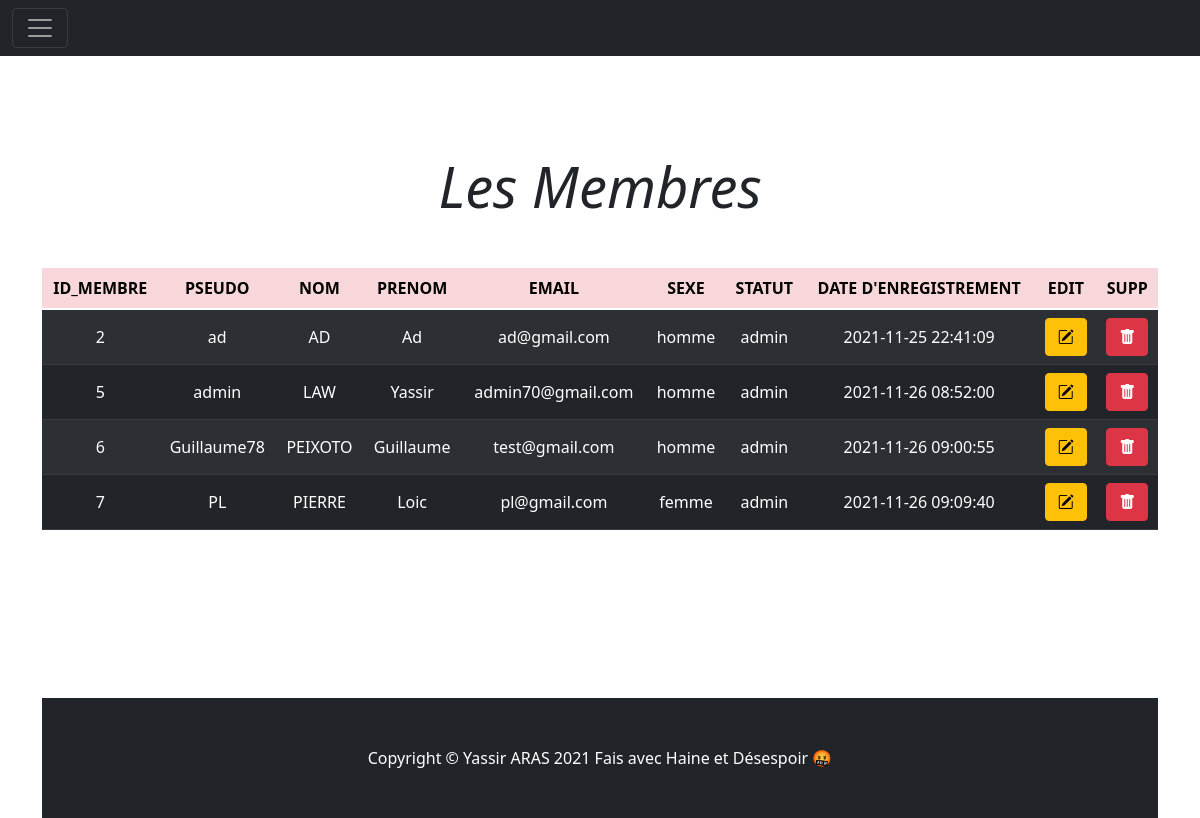
Page /admin/gestion_membres.php on the committed database.
### tables this page shows
CREATE TABLE `membre` (
  `id_membre` int(3) NOT NULL,
  `pseudo` varchar(20) NOT NULL,
  `password` varchar(60) NOT NULL,
  `nom` varchar(20) NOT NULL,
  `prenom` varchar(20) NOT NULL,
  `email` varchar(50) NOT NULL,
  `sexe` enum('homme','femme') NOT NULL,
  `statut` enum('admin','user') NOT NULL,
  `date_enregistrement` datetime NOT NULL
);

### admin/gestion_membres.php (the view, shortened to what this page needs)
<?php
require_once '../inc/init.inc.php';
require_once '../admin.inc/nav.admin.inc.php';
$all = $bdd->query("SELECT * FROM membre");
$allin = $all->fetchAll(PDO::FETCH_ASSOC);
?>
<br><br><br>
<div class="container">
    <h1 class="display-4 fst-italic text-center my-5">Les Membres</h1>
    <table class="mx-auto table table-dark table-striped text-center align-middle mb-5 my-5">
        <thead>
            <tr class="table-danger">
                <?php foreach($allin[0] as $key => $value): ?>
                <?php if($key != 'password'): ?>
                    <?php if($key == 'date_enregistrement'): ?>
                        <th><?php $date = str_replace('_', ' d\'', $key); echo strtoupper($date) ; ?></th>
                    <?php else: ?>
                        <th><?= strtoupper($key); ?></th>
                    <?php endif; ?>
                <?php endif; ?>
                <?php endforeach; ?>
                <th>EDIT</th>
                <th>SUPP</th>
            </tr>
        </thead>
        <tbody>
            <?php foreach($allin as $tabo): ?>
            <tr>
                <?php foreach($tabo as $key => $value): ?>
                    <?php if($key != 'password'): ?>
                        <?php if($key == 'nom'): ?>
                            <td><?= strtoupper($value); ?></td>
                        <?php elseif($key == 'prenom'): ?>
                            <td><?= ucfirst($value) ?></td>
                        <?php else: ?>
                            <td><?= $value; ?></td>
                        <?php endif; ?>
                    <?php endif; ?>
                <?php endforeach; ?>
                <td><a href="?action=modification&id_membre=<?= $tabo['id_membre'] ?>#ici" class="btn btn-warning"><i class="bi bi-pencil-square"></i></a></td>
                <td><a href="?action=suppression&id_membre=<?= $tabo['id_membre'] ?>" class="btn btn-danger"><i class="bi bi-trash-fill"></i></a></td>
            </tr>
            <?php endforeach; ?>
        </tbody>
    </table>
<br><br><br><br><br><span id="ici"></span>
<?php require_once '../inc/footer.inc.php';

### rows in the picture
membre: id_membre "2", pseudo "ad", nom "AD", prenom "Ad", email "ad@gmail.com", sexe "homme", statut "admin", date_enregistrement "2021-11-25 22:41:09"
membre: id_membre "5", pseudo "admin", nom "LAW", prenom "Yassir", email "admin70@gmail.com", sexe "homme", statut "admin", date_enregistrement "2021-11-26 08:52:00"
membre: id_membre "6", pseudo "Guillaume78", nom "PEIXOTO", prenom "Guillaume", email "test@gmail.com", sexe "homme", statut "admin", date_enregistrement "2021-11-26 09:00:55"
membre: id_membre "7", pseudo "PL", nom "PIERRE", prenom "Loic", email "pl@gmail.com", sexe "femme", statut "admin", date_enregistrement "2021-11-26 09:09:40"

### other values in the picture
$key "ID_MEMBRE"
$key "PSEUDO"
$key "NOM"
$key "PRENOM"
$key "EMAIL"
$key "SEXE"
$key "STATUT"
$date "DATE D'ENREGISTREMENT"
